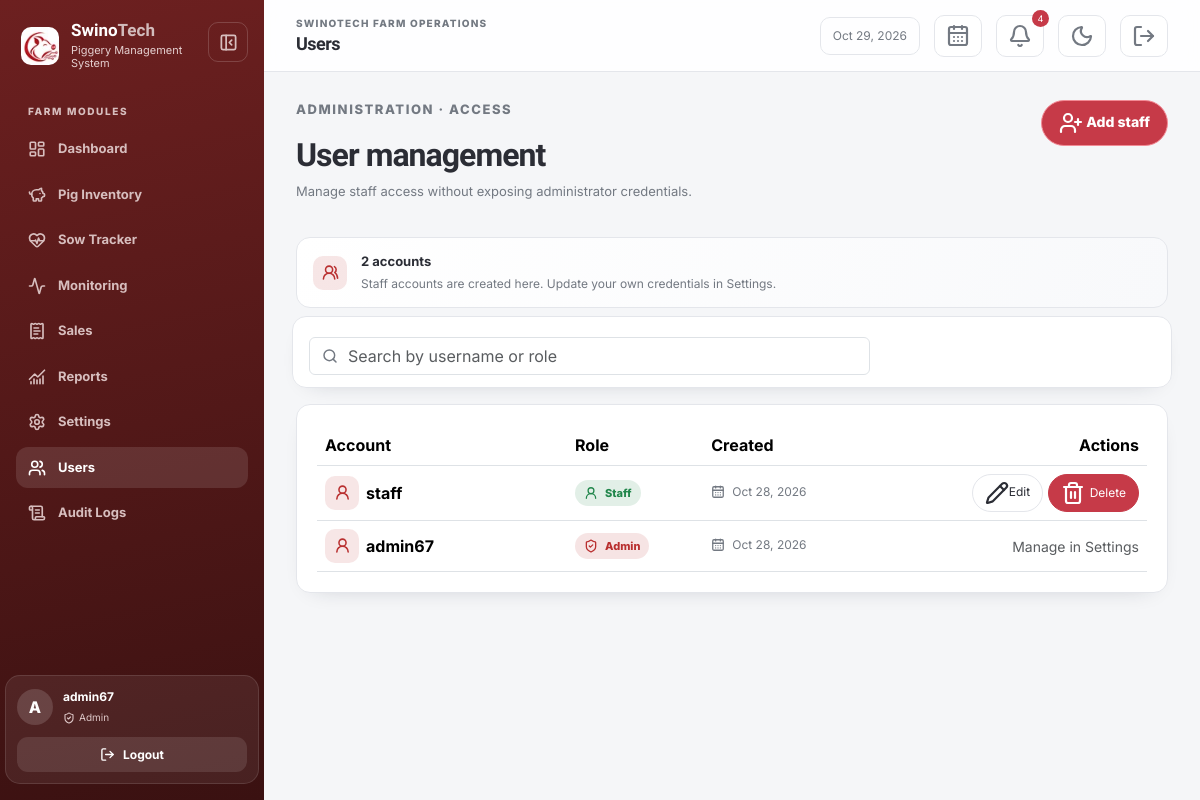
Page /users/index.php (signed in) on the earlier database version.
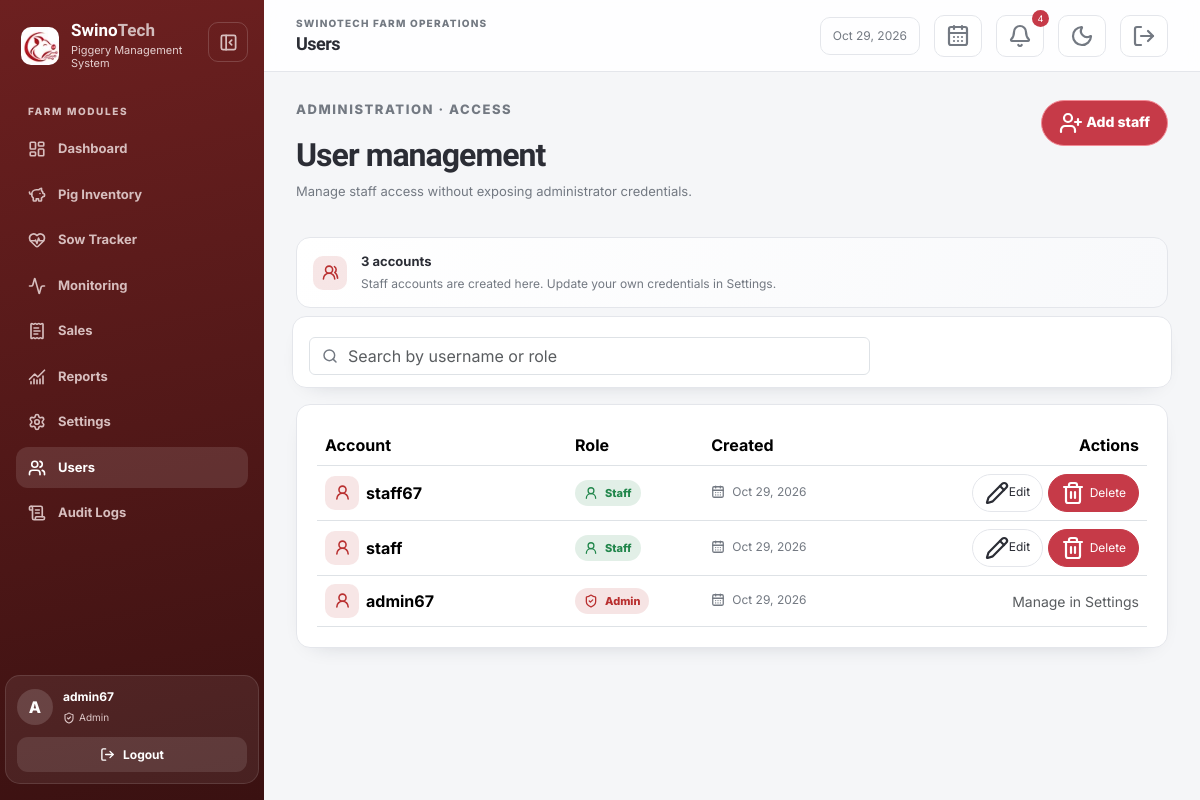
Same page on the later database version.
### tables this page shows
CREATE TABLE `users` (
  `user_id` int UNSIGNED NOT NULL,
  `username` varchar(100) NOT NULL,
  `password` varchar(255) NOT NULL,
  `role` enum('admin','staff') NOT NULL DEFAULT 'staff',
  `created_at` timestamp NOT NULL DEFAULT CURRENT_TIMESTAMP
);

### includes/auth.php (called while the page is built, shortened)
<?php
function e(mixed $value): string
{
    return htmlspecialchars((string) $value, ENT_QUOTES, 'UTF-8');
}

### users/_results.php (the view, shortened to what the changed rows need)
<div id="users-results" class="card table-responsive">
    <table class="table align-middle mb-0">
        <thead><tr><th>Account</th><th>Role</th><th>Created</th><th class="text-end">Actions</th></tr></thead>
        <tbody>
        <?php if (!$users): ?><tr><td colspan="4" class="text-center text-muted py-4">No users found.</td></tr>
        <?php else: foreach ($users as $user): ?>
            <tr>
                <td><div class="identity-cell"><span class="table-icon"><i data-lucide="user-round" aria-hidden="true"></i></span><strong><?= e($user['username']) ?></strong></div></td>
                <td><span class="role-badge role-<?= e($user['role']) ?>"><i data-lucide="<?= $user['role'] === 'admin' ? 'shield-check' : 'user-round' ?>" aria-hidden="true"></i><?= e(ucfirst($user['role'])) ?></span></td>
                <td><span class="muted-with-icon"><i data-lucide="calendar-days" aria-hidden="true"></i><?= e(date('M d, Y', strtotime($user['created_at']))) ?></span></td>
                <td class="text-end">
                    <?php if ((int) $user['user_id'] !== (int) ($_SESSION['user_id'] ?? 0)): ?>
                        <a class="btn btn-sm btn-outline-secondary" href="edit.php?id=<?= (int) $user['user_id'] ?>"><i data-lucide="pencil" aria-hidden="true"></i>Edit</a>
                        <form class="d-inline" method="post" action="delete.php" data-confirm="Delete this user?">
                            <button class="btn btn-sm btn-delete" type="submit"><i data-lucide="trash-2" aria-hidden="true"></i>Delete</button>
                        </form>
                    <?php else: ?><span class="text-muted small">Manage in Settings</span><?php endif; ?>
                </td>
            </tr>
        <?php endforeach; endif; ?>
        </tbody>
    </table>
</div>

### includes/header.php (shortened to what the changed rows need)
<?php
require_once __DIR__ . '/auth.php';
$pageTitle = $pageTitle ?? 'SwinoTech';
$role = $_SESSION['role'] ?? 'staff';
$nav = [
    ['label' => 'Dashboard', 'href' => 'dashboard.php', 'icon' => 'layout-dashboard', 'section' => 'dashboard'],
    ['label' => 'Pig Inventory', 'href' => 'pigs/index.php', 'icon' => 'piggy-bank', 'section' => 'pigs'],
    ['label' => 'Sow Tracker', 'href' => 'sows/index.php', 'icon' => 'heart-pulse', 'section' => 'sows'],
    ['label' => 'Monitoring', 'href' => 'monitoring/index.php', 'icon' => 'activity', 'section' => 'monitoring'],
];
if ($role === 'admin') {
    $nav[] = ['label' => 'Sales', 'href' => 'sales/index.php', 'icon' => 'receipt-text', 'section' => 'sales'];
    $nav[] = ['label' => 'Reports', 'href' => 'reports/index.php', 'icon' => 'chart-no-axes-combined', 'section' => 'reports'];
}
$currentPath = trim(parse_url($_SERVER['REQUEST_URI'] ?? '', PHP_URL_PATH) ?: '', '/');
$basePath = trim(BASE_URL, '/');
if ($basePath !== '' && str_starts_with($currentPath, $basePath . '/')) {
    $currentPath = substr($currentPath, strlen($basePath) + 1);
}
$currentSection = str_contains($currentPath, '/') ? strstr($currentPath, '/', true) : $currentPath;
$isDashboard = basename($currentPath) === 'dashboard.php';
?>
<!doctype html>
<html lang="en">
<head>
    <link href="https://cdn.jsdelivr.net/npm/bootstrap@5.3.3/dist/css/bootstrap.min.css" rel="stylesheet">
    <link href="<?= BASE_URL ?>/assets/css/style.css?v=<?= filemtime(__DIR__ . '/../assets/css/style.css') ?>" rel="stylesheet">
</head>
<body>
<div class="app-shell">
    <aside class="app-sidebar">
        <nav class="sidebar-nav" id="app-sidebar-nav">
            <?php foreach ($nav as $item): ?>
                <?php $active = $item['section'] === 'dashboard' ? $isDashboard : $currentSection === $item['section']; ?>
                <a class="<?= $active ? 'active' : '' ?>" href="<?= BASE_URL . '/' . $item['href'] ?>" <?= $active ? 'aria-current="page"' : '' ?>>
                    <i class="nav-icon" data-lucide="<?= e($item['icon']) ?>" aria-hidden="true"></i><span><?= e($item['label']) ?></span>
                </a>
            <?php endforeach; ?>
        </nav>
    </aside>
    <div class="app-main">
        <header class="topbar">
            <div class="flex-grow-1"><div class="eyebrow">SwinoTech farm operations</div><h1><?= e($pageTitle) ?></h1></div>
        </header>
        <main class="content">

### users/index.php (shortened to what the changed rows need)
<?php
require __DIR__ . '/../includes/auth.php';
require __DIR__ . '/../includes/db.php';
$pageTitle = 'Users';
$search = trim((string) ($_GET['search'] ?? ''));
$statement = $pdo->prepare('SELECT user_id, username, role, created_at FROM users WHERE (:search = "" OR username LIKE :like_username OR role LIKE :like_role) ORDER BY user_id DESC');
$statement->execute([
    'search' => $search,
    'like_username' => "%{$search}%",
    'like_role' => "%{$search}%",
]);
$users = $statement->fetchAll();
require __DIR__ . '/../includes/header.php';
?>
<div class="page-heading"><div><h2>User management</h2></div></div>
<div class="module-intro-card"><div><strong><?= count($users) ?> accounts</strong><span>Staff accounts are created here. Update your own credentials in Settings.</span></div></div>
<?php require __DIR__ . '/_results.php'; ?>
<?php require __DIR__ . '/../includes/footer.php'; ?>

Differences in the rows shown:
added users: username "staff67", role "Staff", created_at "Oct 29, 2026"
changed users "staff": created_at "Oct 28, 2026" → "Oct 29, 2026"
changed users "admin67": created_at "Oct 28, 2026" → "Oct 29, 2026"
Other differences:
count($users): "2" → "3"
